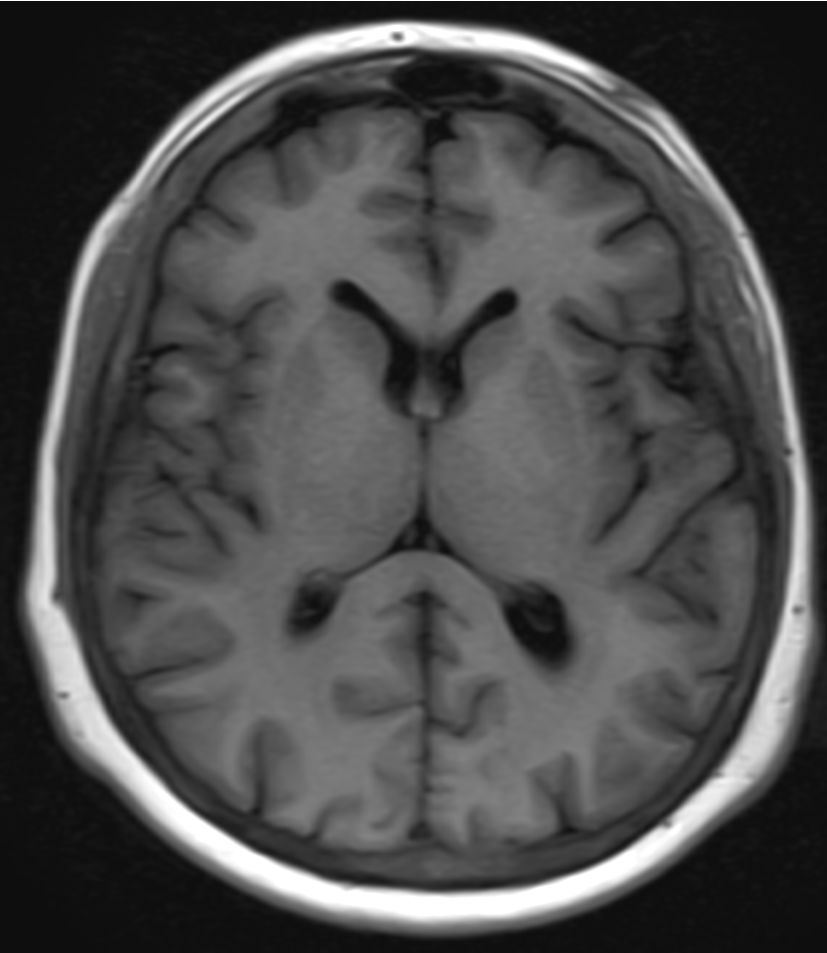
%> input picture FINAL TAKE HOME/Head-CT.png, 827 x 953 px
$ octave F4_alternative2.m   (GNU Octave 9; MATLAB toolbox functions it lacks are replaced by stand-ins)
%> lines starting %> are read from the running program, lines starting %| are printed output that depends on the picture
clc;
clear all;
close all;

fixed = imread("Head-CT.png");
%> fixed is the input picture: size 953x827 uint8; min 14, max 255, mean 75.2
moving = imread("Head-CT-Transformed.png");
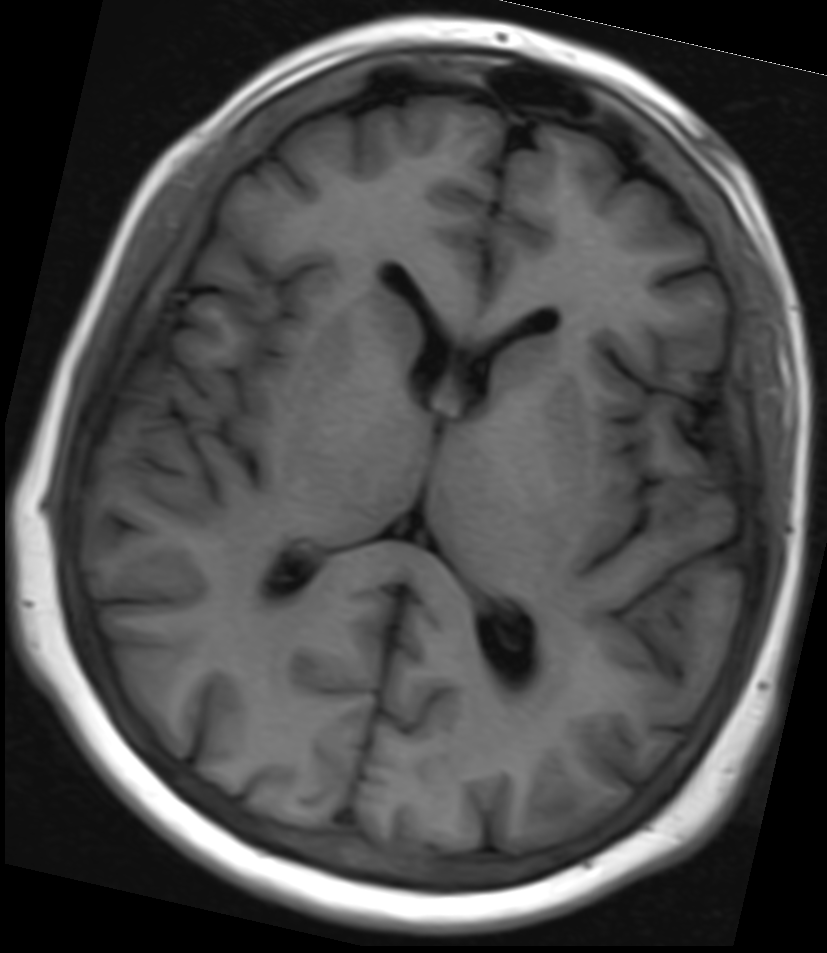
%> input picture FINAL TAKE HOME/Head-CT-Transformed.png, 827 x 953 px
%> moving is the input picture: size 953x827 uint8; min 0, max 255, mean 73.4

rots = -20:10:20; % rotating angles to be tried
TX_values = -10:5:10; % translation in x-axis
TY_values = -10:5:10; % translation in y-axis

best_results = [];
num_bestresults = 5; % keeping best 5 results

threshold = 0.1; % Adjust the threshold as needed

for i = 1:length(rots)
    for j = 1:length(TX_values)
        for k = 1:length(TY_values)
            transform = affine2d([cosd(rots(i)) -sind(rots(i)) 0; ...
                              sind(rots(i)) cosd(rots(i)) 0; ...
                              TX_values(j) TY_values(k) 1]);

            registered = imwarp(moving, transform, 'OutputView', imref2d(size(fixed)));

            % Calculate the absolute difference between fixed and registered images
            difference = imabsdiff(fixed, registered);

            % Calculate the similarity score as the sum of squared differences
            similarity_score = sum(difference(:).^2);

            % Store the results
            best_results = [best_results; struct('Similarity', similarity_score, 'Registered', registered, 'Rotation', rots(i), 'TranslationX', TX_values(j), 'TranslationY', TY_values(k))];
        end
    end
end
%> after the loop, best_results = 125 items; first 5, Similarity, Rotation, TranslationX and TranslationY: 173346258 -20 -10 -10, 173791942 -20 -10 -5, 174149039 -20 -10 0, 174495026 -20 -10 5, 174745603 -20 -10 10

% Sort the best results based on similarity
[~, order] = sort([best_results.Similarity]);
%> order = 125 values, max 125 at index 110, min 1 at index 90, mean 63
best_results = best_results(order);
%> best_results = 125 items; first 5, Similarity, Rotation, TranslationX and TranslationY: 119920631 0 0 0, 120128208 0 5 5, 120193449 0 -5 0, 120846370 0 0 5, 121346250 0 -10 0

% Create a figure for displaying results
figure('Name', 'Best Registration Results', 'NumberTitle', 'off', 'Position', [100, 100, 1200, 600]);

for n = 1:num_bestresults
    % Create subplots in a grid
    subplot(2, num_bestresults, n);
    imshow(best_results(n).Registered);
    title(sprintf('Rotation: %d\nTx: %d, Ty: %d', ...
    best_results(n).Rotation, best_results(n).TranslationX, best_results(n).TranslationY));

    subplot(2, num_bestresults, num_bestresults + n);
    % Display the similarity score
    imshow(difference, []);
    title(sprintf('Similarity Score: %.4f', best_results(n).Similarity));

    % Check if similarity score is below the threshold
    if best_results(n).Similarity < threshold
        disp('Found a good registration:');
        disp(['Rotation: ', num2str(best_results(n).Rotation), ...
              ' Tx: ', num2str(best_results(n).TranslationX), ...
              ' Ty: ', num2str(best_results(n).TranslationY)]);
        break; % Stop when a good registration is found
    end
end
%> this loop made 5 passes
%> pass 1, `imshow(difference, []);`:
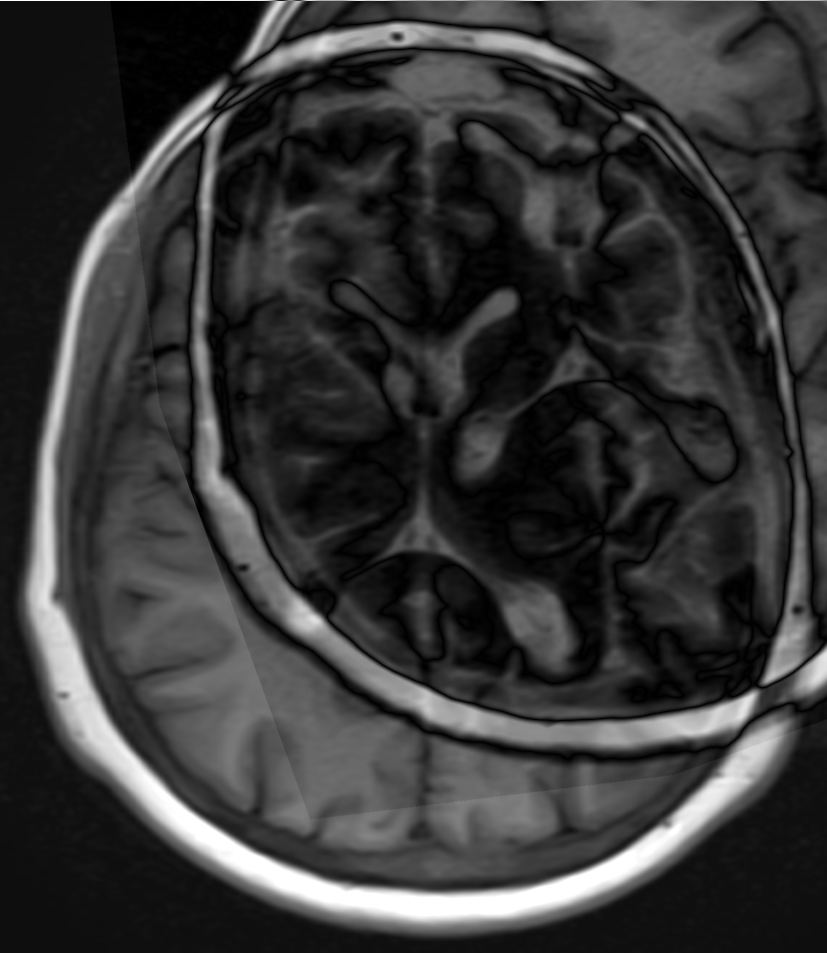
%> displayed picture: size 953x827, on the screen's scale of 0 to 255; min 0, max 255, mean 54.7
%> pass 2, `imshow(best_results(n).Registered);`:
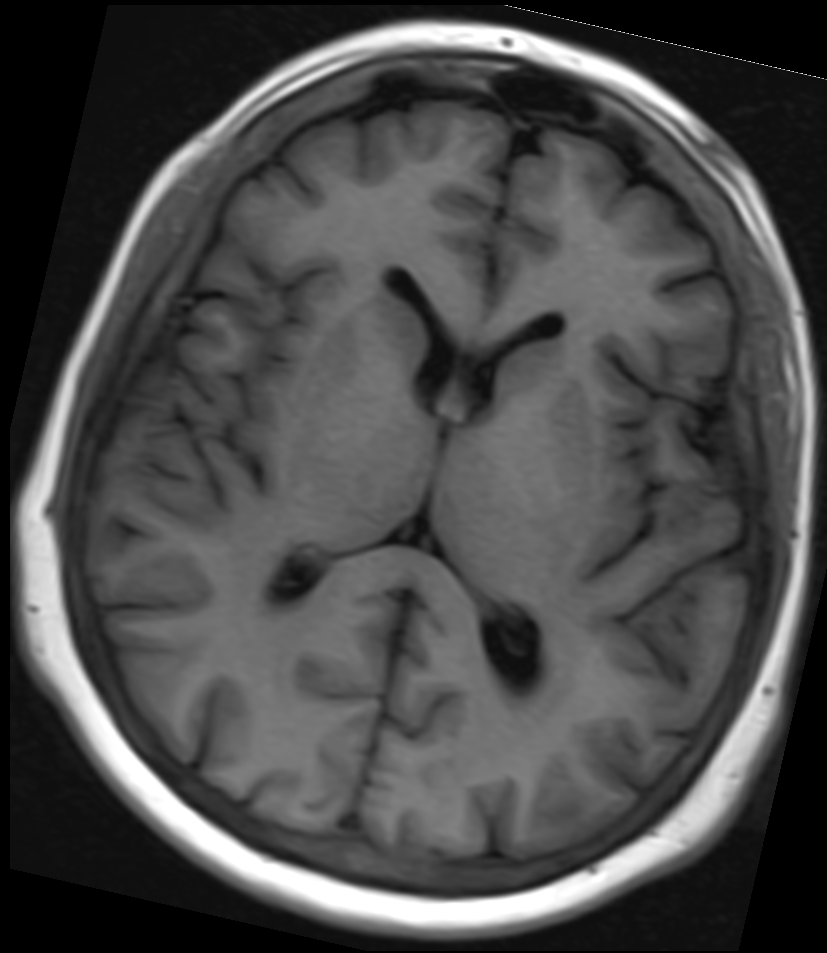
%> displayed picture: size 953x827, on the screen's scale of 0 to 255; min 0, max 255, mean 73.4; mean of the top-left, top-right, bottom-left and bottom-right quarters 59.8, 72.3, 81.7, 79.6
%> after the loop:
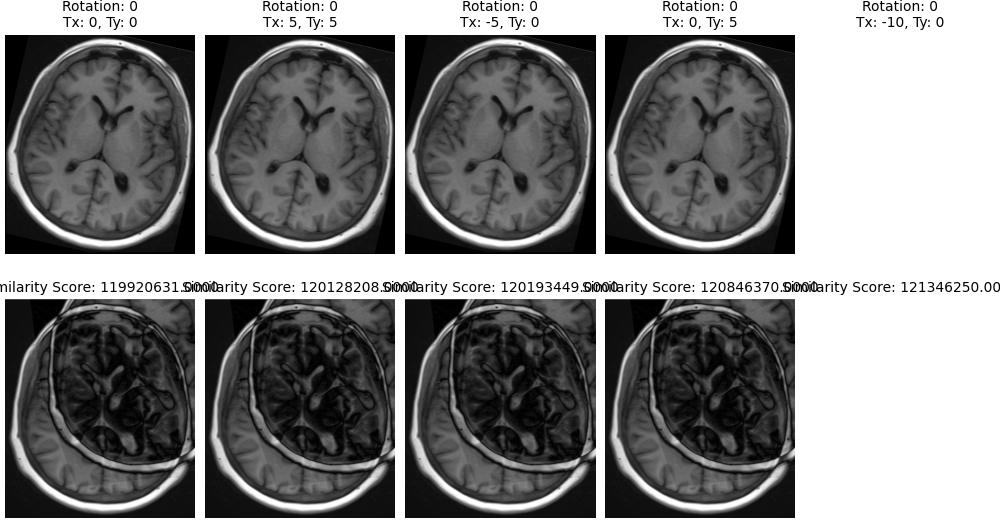
%> figure redrawn from the program's plot data, 10 panels
